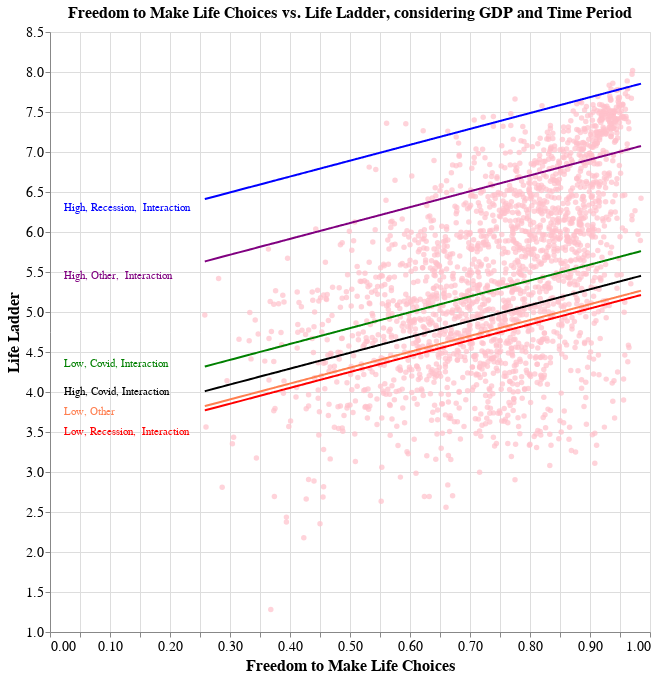

The notebook cell saved with this chart:
### Markdown cell above
<h5>Fitted Model:</h5>
$$
\hat{\text{Life Ladder}}
    = 3.3119 + 1.9841\text{(Freedom to Make Life Choices)} - 0.5854\text{(High)} + 0.5247\text{(Recession)} - 1.3826\text{(Covid)}$$ $$+ 1.8772\text{(Freedom to Make Life Choices*Covid)}-0.5785\text{(Freedom to Make Life Choices*Recession)}$$$$ + 2.3936\text{(Freedom to Make Life Choices*High*Other)} + 2.1542\text{(Freedom to Make Life Choices*High*Covid)}$$$$ + 2.6484\text{(Freedom to Make Life Choices*High*Recession)}$$



<h5>Low GDP and Other:</h5>
$$
\hat{\text{Life Ladder}} = 3.3119 + 1.9841\text{(Freedom to Make Life Choices)}
$$
The expected Life Ladder is the sum of the intercept $\beta_0$ and the impact of a one-unit increase in Freedom to Make Life Choices.

<h5>High GDP and Other:</h5>
$$
\hat{\text{Life Ladder}} = 5.1201 + 1.9841\text{(Freedom to Make Life Choices)}
$$
The expected Life Ladder is the sum of the intercept $\beta_0$, the impact of a one-unit increase in Freedom to Make Life Choices, the impact of being in the High GDP category, and the interaction between the conditions Freedom to Make Life Choices, High GDP, and other.

<h5>Low GDP and Covid:</h5>
$$
\hat{\text{Life Ladder}} = 3.8065 + 1.9841\text{(Freedom to Make Life Choices)}
$$
The expected Life Ladder is the sum of the intercept $\beta_0$, the impact of a one-unit increase in Freedom to Make Life Choices, the impact of Covid, and the interaction between the conditions Freedom to Make Life Choices and Covid.

<h5>High GDP and Covid:</h5>
$$
\hat{\text{Life Ladder}} = 3.4981 + 1.9841\text{(Freedom to Make Life Choices)}
$$
The expected Life Ladder is the sum of the intercept $\beta_0$, the impact of a one-unit increase in Freedom to Make Life Choices, the impact of being in the High GDP category and of Covid, and the interaction between the conditions Freedom to Make Life Choices, High GDP, and Covid.

<h5>Low GDP and Recession:</h5>
$$
\hat{\text{Life Ladder}} = 3.2581 + 1.9841\text{(Freedom to Make Life Choices)}
$$
The expected Life Ladder is the sum of the intercept $\beta_0$, the impact of a one-unit increase in Freedom to Make Life Choices, and the impact of the Recession, and the interaction between the conditions Freedom to Make Life Choices, High GDP, and Recession.

<h5>High GDP and Recession:</h5>
$$
\hat{\text{Life Ladder}} = 5.8996 + 1.9841\text{(Freedom to Make Life Choices)}
$$
The expected Life Ladder is the sum of the intercept $\beta_0$, the impact of a one-unit increase in Freedom to Make Life Choices, the impact of being in the High GDP category and of the Recession, and the interaction between the conditions Freedom to Make Life Choices, High GDP, and Recession.

<h5>Interpretation:</h5>

The intercepts highlight the impact of the two categorical variables, Wealth and Indicator, and the interaction variables on the Life Ladder of countries having the same Freedom to Make Life Choices. Based on these equations, the highest intercept occurs in the "High GDP and Recession" condition at 5.8996 and the lowest intercept occurs in the "Low GDP and Recession" condition at 3.2581. Notably, the "High GDP and Recession" and "Low GDP and Recession" had the highest and lowest intercepts, respectively, in our first model involving Social Support as well. Again, as was the case with the first model, for each time period except the Covid, the conditions with High GDP have a higher intercept than their Low GDP counterparts. In order to better visualize these discrepancies, we decided to plot the Freedom to Make Life Choices and Life Ladder as a base scatterplot and layered each of the six regression lines on top. We used the observed Freedom to Make Life Choices values from the dataset to calculate predicted response values for the regression lines.

### Code cell
reg_data2 = data2.copy()

# make a list of sample coefficients from model fit
coefficients2 = {
    'Intercept': 3.3119,
    'C(Wealth, Treatment("Low"))[T.High]': -0.5854,
    'C(Indicator, Treatment("other"))[T.covid]': -1.3826,
    'C(Indicator, Treatment("other"))[T.recession]': 0.5247,
    'Freedom_to_make_life_choices': 1.9841 ,
    'Freedom_to_make_life_choices:C(Indicator, Treatment("other"))[T.covid]':1.8772,
    'Freedom_to_make_life_choices:C(Indicator, Treatment("other"))[T.recession]': -0.5785,
    'Freedom_to_make_life_choices:C(Wealth, Treatment("Low"))[T.High]:C(Indicator, Treatment("other"))[covid]': 2.1542,
    'Freedom_to_make_life_choices:C(Wealth, Treatment("Low"))[T.High]:C(Indicator, Treatment("other"))[other]': 2.3936,
    'Freedom_to_make_life_choices:C(Wealth, Treatment("Low"))[T.High]:C(Indicator, Treatment("other"))[recession]': 2.6484 
}

# calculate predicted values of Life Ladder based on the estimated coefficients plus specific interactions
reg_data2['predicted_ll_lo2'] = (coefficients2['Intercept'] + (coefficients2['Freedom_to_make_life_choices'] * reg_data2['Freedom_to_make_life_choices']))
reg_data2['predicted_ll_lc_i2'] = (coefficients2['Intercept'] + coefficients2['C(Indicator, Treatment("other"))[T.covid]'] + 
(coefficients2['Freedom_to_make_life_choices'] * reg_data2['Freedom_to_make_life_choices']) + coefficients2['Freedom_to_make_life_choices:C(Indicator, Treatment("other"))[T.covid]'])
reg_data2['predicted_ll_lr_i2'] = (coefficients2['Intercept'] + coefficients2['C(Indicator, Treatment("other"))[T.recession]'] + 
(coefficients2['Freedom_to_make_life_choices'] * reg_data2['Freedom_to_make_life_choices']) + coefficients2['Freedom_to_make_life_choices:C(Indicator, Treatment("other"))[T.recession]'])
reg_data2['predicted_ll_ho_i2'] = (coefficients2['Intercept'] + coefficients2['C(Wealth, Treatment("Low"))[T.High]'] + 
(coefficients2['Freedom_to_make_life_choices'] * reg_data2['Freedom_to_make_life_choices']) + 
coefficients2['Freedom_to_make_life_choices:C(Wealth, Treatment("Low"))[T.High]:C(Indicator, Treatment("other"))[other]'])
reg_data2['predicted_ll_hc_i2'] = (coefficients2['Intercept'] + coefficients2['C(Wealth, Treatment("Low"))[T.High]'] + coefficients2['C(Indicator, Treatment("other"))[T.covid]'] + 
(coefficients2['Freedom_to_make_life_choices'] * reg_data2['Freedom_to_make_life_choices']) + 
coefficients2['Freedom_to_make_life_choices:C(Wealth, Treatment("Low"))[T.High]:C(Indicator, Treatment("other"))[covid]'])
reg_data2['predicted_ll_hr_i2'] = (coefficients2['Intercept'] + coefficients2['C(Wealth, Treatment("Low"))[T.High]'] + coefficients2['C(Indicator, Treatment("other"))[T.recession]'] + 
(coefficients2['Freedom_to_make_life_choices'] * reg_data2['Freedom_to_make_life_choices']) + 
coefficients2['Freedom_to_make_life_choices:C(Wealth, Treatment("Low"))[T.High]:C(Indicator, Treatment("other"))[recession]'])


# create scatter plot of Social Support against Life Ladder
chart2 = alt.Chart(reg_data2).mark_circle(color='pink').encode(
    x=alt.X('Freedom_to_make_life_choices:Q', title='Freedom to Make Life Choices'),
    y='Life_Ladder:Q',
)

# create regression lines based on predicted values from each group
line_ll_lo2 = alt.Chart(reg_data2).mark_line(color='coral').encode(
    x='Freedom_to_make_life_choices:Q',
    y='predicted_ll_lo2:Q',
)
line_ll_lc_i2 = alt.Chart(reg_data2).mark_line(color='green').encode(
    x='Freedom_to_make_life_choices:Q',
    y='predicted_ll_lc_i2:Q'
)
line_ll_lr_i2 = alt.Chart(reg_data2).mark_line(color='red').encode(
    x='Freedom_to_make_life_choices:Q',
    y='predicted_ll_lr_i2:Q'
)
line_ll_ho_i2 = alt.Chart(reg_data2).mark_line(color='purple').encode(
    x='Freedom_to_make_life_choices:Q',
    y='predicted_ll_ho_i2:Q'
)
line_ll_hc_i2 = alt.Chart(reg_data2).mark_line(color='black').encode(
    x='Freedom_to_make_life_choices:Q',
    y='predicted_ll_hc_i2:Q'
)
line_ll_hr_i2 = alt.Chart(reg_data2).mark_line(color='blue').encode(
    x='Freedom_to_make_life_choices:Q',
    y='predicted_ll_hr_i2:Q'
)
title_ll_lo2 = alt.Chart({'values': [{'x': 0.015, 'y': 3.75, 'title': 'Low, Other'}]}).mark_text(
    align='left',
    baseline='middle',
    dx=5,
    color='coral',
    fontSize=11
).encode(
    x='x:Q',
    y='y:Q',
    text='title:N'
)
title_ll_lc_i2 = alt.Chart({'values': [{'x': 0.015, 'y': 4.35, 'title': 'Low, Covid, Interaction'}]}).mark_text(
    align='left',
    baseline='middle',
    dx=5,
    color='green',
    fontSize=11
).encode(
    x='x:Q',
    y='y:Q',
    text='title:N'
)
title_ll_lr_i2 = alt.Chart({'values': [{'x': 0.015, 'y': 3.5, 'title': 'Low, Recession,  Interaction'}]}).mark_text(
    align='left',
    baseline='middle',
    dx=5,
    color='red',
    fontSize=11
).encode(
    x='x:Q',
    y='y:Q',
    text='title:N'
)
title_ll_ho_i2 = alt.Chart({'values': [{'x': 0.015, 'y': 5.45, 'title': 'High, Other,  Interaction'}]}).mark_text(
    align='left',
    baseline='middle',
    dx=5,
    color='purple',
    fontSize=11
).encode(
    x='x:Q',
    y='y:Q',
    text='title:N'
)
title_ll_hc_i2 = alt.Chart({'values': [{'x': 0.015, 'y': 4, 'title': 'High, Covid, Interaction'}]}).mark_text(
    align='left',
    baseline='middle',
    dx=5,
    color='black',
    fontSize=11
).encode(
    x='x:Q',
    y='y:Q',
    text='title:N'
)
title_ll_hr_i2 = alt.Chart({'values': [{'x': 0.015, 'y': 6.3, 'title': 'High, Recession,  Interaction'}]}).mark_text(
    align='left',
    baseline='middle',
    dx=5,
    color='blue',
    fontSize=11
).encode(
    x='x:Q',
    y='y:Q',
    text='title:N'
)

# combine scatterplot and regression lines
final_chart2 = (chart2 + line_ll_lo2 + line_ll_lc_i2 + line_ll_lr_i2 + line_ll_ho_i2 + line_ll_hc_i2 + line_ll_hr_i2 + title_ll_lo2 + 
    title_ll_lc_i2 + title_ll_lr_i2 + title_ll_ho_i2 + title_ll_hc_i2 + title_ll_hr_i2).properties(
    width=600,
    height=600,
    title='Freedom to Make Life Choices vs. Life Ladder, considering GDP and Time Period'
).configure_axis(
    labelFontSize=14,
    titleFontSize=16,
).configure_title(
    fontSize=16
).encode(
    y=alt.Y(title='Life Ladder', scale=alt.Scale(domain=[1.0, 8.5]))
)
final_chart2

### Figure 1 — Vega-Lite specification as saved in the notebook (floating-point values rounded to 4 significant figures; data arrays with more than 128 entries replaced by an {"elided": "..."} marker saying what was removed)
{"config": {"view": {"continuousWidth": 300, "continuousHeight": 300}, "axis": {"labelFontSize": 14, "titleFontSize": 16}, "title": {"fontSize": 16}}, "layer": [{"mark": {"type": "circle", "color": "pink"}, "encoding": {"x": {"field": "Freedom_to_make_life_choices", "title": "Freedom to Make Life Choices", "type": "quantitative"}, "y": {"field": "Life_Ladder", "type": "quantitative"}}}, {"mark": {"type": "line", "color": "coral"}, "encoding": {"x": {"field": "Freedom_to_make_life_choices", "type": "quantitative"}, "y": {"field": "predicted_ll_lo2", "type": "quantitative"}}}, {"mark": {"type": "line", "color": "green"}, "encoding": {"x": {"field": "Freedom_to_make_life_choices", "type": "quantitative"}, "y": {"field": "predicted_ll_lc_i2", "type": "quantitative"}}}, {"mark": {"type": "line", "color": "red"}, "encoding": {"x": {"field": "Freedom_to_make_life_choices", "type": "quantitative"}, "y": {"field": "predicted_ll_lr_i2", "type": "quantitative"}}}, {"mark": {"type": "line", "color": "purple"}, "encoding": {"x": {"field": "Freedom_to_make_life_choices", "type": "quantitative"}, "y": {"field": "predicted_ll_ho_i2", "type": "quantitative"}}}, {"mark": {"type": "line", "color": "black"}, "encoding": {"x": {"field": "Freedom_to_make_life_choices", "type": "quantitative"}, "y": {"field": "predicted_ll_hc_i2", "type": "quantitative"}}}, {"mark": {"type": "line", "color": "blue"}, "encoding": {"x": {"field": "Freedom_to_make_life_choices", "type": "quantitative"}, "y": {"field": "predicted_ll_hr_i2", "type": "quantitative"}}}, {"data": {"name": "data-71225eabc0e35c8612049d830794a3a2"}, "mark": {"type": "text", "align": "left", "baseline": "middle", "color": "coral", "dx": 5, "fontSize": 11}, "encoding": {"text": {"field": "title", "type": "nominal"}, "x": {"field": "x", "type": "quantitative"}, "y": {"field": "y", "type": "quantitative"}}}, {"data": {"name": "data-8595083291285e085ef4b48aa3ce1991"}, "mark": {"type": "text", "align": "left", "baseline": "middle", "color": "green", "dx": 5, "fontSize": 11}, "encoding": {"text": {"field": "title", "type": "nominal"}, "x": {"field": "x", "type": "quantitative"}, "y": {"field": "y", "type": "quantitative"}}}, {"data": {"name": "data-64079f9cea6271e9182e0c342e98c9e7"}, "mark": {"type": "text", "align": "left", "baseline": "middle", "color": "red", "dx": 5, "fontSize": 11}, "encoding": {"text": {"field": "title", "type": "nominal"}, "x": {"field": "x", "type": "quantitative"}, "y": {"field": "y", "type": "quantitative"}}}, {"data": {"name": "data-7ff25598286290dc72021245031e4287"}, "mark": {"type": "text", "align": "left", "baseline": "middle", "color": "purple", "dx": 5, "fontSize": 11}, "encoding": {"text": {"field": "title", "type": "nominal"}, "x": {"field": "x", "type": "quantitative"}, "y": {"field": "y", "type": "quantitative"}}}, {"data": {"name": "data-b2e3ef9a85ce2c72cec4414e12b16d54"}, "mark": {"type": "text", "align": "left", "baseline": "middle", "color": "black", "dx": 5, "fontSize": 11}, "encoding": {"text": {"field": "title", "type": "nominal"}, "x": {"field": "x", "type": "quantitative"}, "y": {"field": "y", "type": "quantitative"}}}, {"data": {"name": "data-7e7b71f76d7eed8fb204308b488038d9"}, "mark": {"type": "text", "align": "left", "baseline": "middle", "color": "blue", "dx": 5, "fontSize": 11}, "encoding": {"text": {"field": "title", "type": "nominal"}, "x": {"field": "x", "type": "quantitative"}, "y": {"field": "y", "type": "quantitative"}}}], "data": {"name": "data-9a8fcfd1a473b5466de6877535b37c69"}, "encoding": {"y": {"scale": {"domain": [1.0, 8.5]}, "title": "Life Ladder"}}, "height": 600, "title": "Freedom to Make Life Choices vs. Life Ladder, considering GDP and Time Period", "width": 600, "$schema": "https://vega.github.io/schema/vega-lite/v5.14.1.json", "datasets": {"data-9a8fcfd1a473b5466de6877535b37c69": {"elided": "2199 records"}, "data-71225eabc0e35c8612049d830794a3a2": [{"x": 0.015, "y": 3.75, "title": "Low, Other"}], "data-8595083291285e085ef4b48aa3ce1991": [{"x": 0.015, "y": 4.35, "title": "Low, Covid, Interaction"}], "data-64079f9cea6271e9182e0c342e98c9e7": [{"x": 0.015, "y": 3.5, "title": "Low, Recession,  Interaction"}], "data-7ff25598286290dc72021245031e4287": [{"x": 0.015, "y": 5.45, "title": "High, Other,  Interaction"}], "data-b2e3ef9a85ce2c72cec4414e12b16d54": [{"x": 0.015, "y": 4, "title": "High, Covid, Interaction"}], "data-7e7b71f76d7eed8fb204308b488038d9": [{"x": 0.015, "y": 6.3, "title": "High, Recession,  Interaction"}]}}
